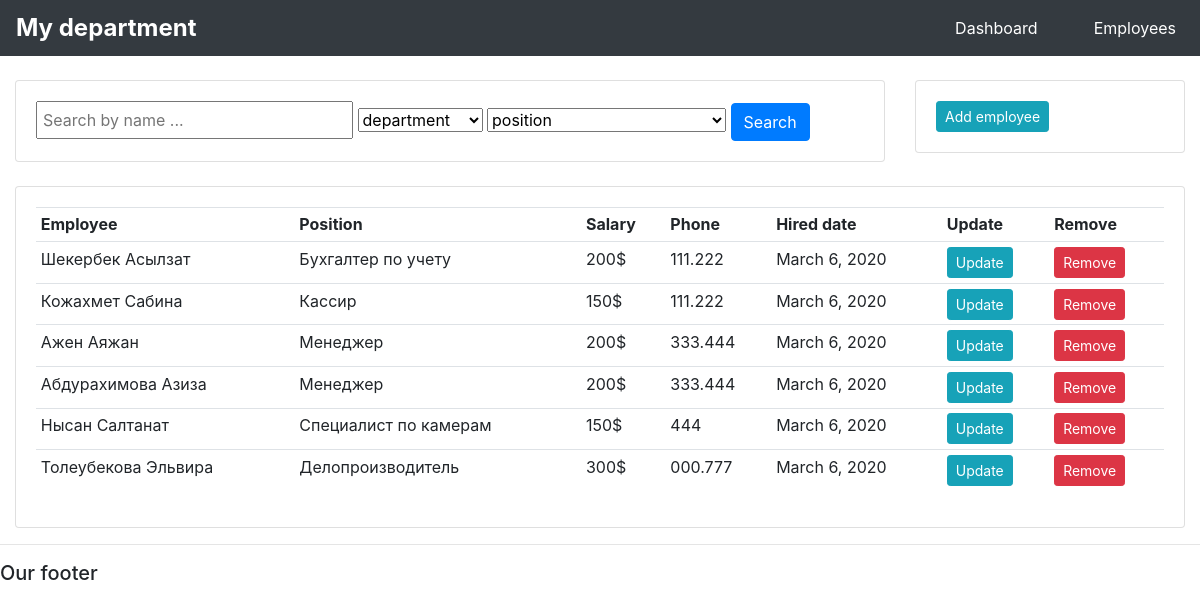
/employees/, run on the app's committed database.
### uchet/models.py (models this page shows, shortened)
class Employee(models.Model):
    first_name = models.CharField('Имя сотрудника', max_length=100)
    last_name = models.CharField('Фамилия сотрудника', max_length=100)
    position = models.ForeignKey(Position, on_delete = models.SET_NULL, null = True)
    hired_date = models.DateField(default = datetime.date.today)
    class Meta:
        verbose_name = 'Сотрудник'
        verbose_name_plural = 'Сотрудники'

class Position(models.Model):
    name = models.CharField('Должность', max_length=100)
    zarplata = models.PositiveSmallIntegerField('Зарплата сотрудника', default = 0)
    otdel = models.ForeignKey(Otdel, on_delete = models.SET_NULL, null = True)
    class Meta:
        verbose_name = 'Должность'
        verbose_name_plural = 'Должности'
    def __str__(self):
        return self.name

class Otdel(models.Model):
    name = models.CharField('Название отдела', max_length=100)
    phone = models.CharField('Телефон отдела', max_length=100)
    class Meta:
        verbose_name = 'Отдел'
        verbose_name_plural = 'Отделы'

### uchet/views.py (the view)
# urls.py: path('employees/', views.employees, name='employees'),
def employees(request):
    employees = Employee.objects.all()
    departments = Otdel.objects.all()
    positions = Position.objects.all()
    if request.method == 'GET':
        emp_name = request.GET.get('search_name')
        dep_name = request.GET.get('select_dep')
        pos_name = request.GET.get('select_pos')
        if emp_name:
            employees = Employee.objects.filter(last_name__icontains = emp_name)
        if dep_name:
            employees = Employee.objects.filter(position__otdel__name=dep_name)
        if pos_name:
            employees = Employee.objects.filter(position__name=pos_name)
    context = {
        'employees': employees,
        'departments': departments,
        'positions': positions
    }
    return render(request, 'uchet/employees.html', context)

### uchet/templates/uchet/employees.html (shortened to what this page needs)
{%  extends 'uchet/main.html' %}
{% block content %}
<br>
<div class="row">
	<div class="col-md-9">
		<div class="card card-body">
			<form method="GET">
				<input type="text" placeholder="Search by name ... " class="search-name" name="search_name">
                <select name="select_dep">
					<option value="">department</option>
                </select>
                <select name="select_pos">
					<option value="">position</option>
                </select>
		    <button class="btn btn-primary" type="submit">Search</button>
		  </form>
		</div>
	</div>
	<div class="col-md-3">
		<div class="card card-body">
            <div>
                <a class="btn btn-sm btn-info" href="{% url 'add_employee' %}">Add employee</a>
			</div>
		</div>
	</div>
</div>
<br>
<div class="row">
	<div class="col-md">
		<div class="card card-body">
			<table class="table table-sm">
				<tr>
					<th>Employee</th>
					<th>Position</th>
                    <th>Salary</th>
                    <th>Phone</th>
                    <th>Hired date</th>
					<th>Update</th>
					<th>Remove</th>
				</tr>
				{% for employee in employees %}
				<tr>
					<td>{{ employee.last_name }} {{ employee.first_name }}</td>
					<td>{{ employee.position }}</td>
                    <td>{{ employee.position.zarplata }}$</td>
                    <td>{{ employee.position.otdel.phone }}</td>
					<td>{{ employee.hired_date }}</td>
					<td><a href="{% url 'update_employee' employee.id %}" class="btn btn-sm btn-info">Update</a></td>
					<td><a href="{% url 'delete_employee' employee.id %}" class="btn btn-sm btn-danger">Remove</a></td>
				</tr>
				{% endfor %}
			</table>
		</div>
	</div>
</div>
{% endblock %}

### static/uchet/style.css (style rules this page uses)
.search-name { padding: 5px 60px 5px 5px; }

### data on the page
Employee: last_name "Шекербек", first_name "Асылзат", position "Бухгалтер по учету", position.zarplata "200", position.otdel.phone "111.222", hired_date "March 6, 2020"
Employee: last_name "Кожахмет", first_name "Сабина", position "Кассир", position.zarplata "150", position.otdel.phone "111.222", hired_date "March 6, 2020"
Employee: last_name "Ажен", first_name "Аяжан", position "Менеджер", position.zarplata "200", position.otdel.phone "333.444", hired_date "March 6, 2020"
Employee: last_name "Абдурахимова", first_name "Азиза", position "Менеджер", position.zarplata "200", position.otdel.phone "333.444", hired_date "March 6, 2020"
Employee: last_name "Нысан", first_name "Салтанат", position "Специалист по камерам", position.zarplata "150", position.otdel.phone "444", hired_date "March 6, 2020"
Employee: last_name "Толеубекова", first_name "Эльвира", position "Делопроизводитель", position.zarplata "300", position.otdel.phone "000.777", hired_date "March 6, 2020"
